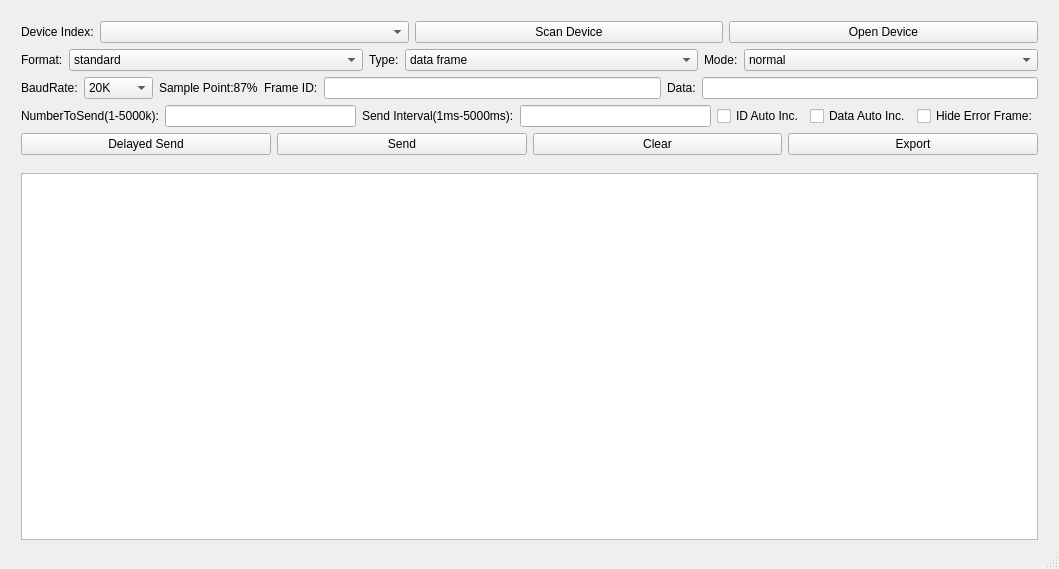
<?xml version="1.0" encoding="UTF-8"?>
<ui version="4.0">
 <class>InnoMakerMainWindow</class>
 <widget class="QMainWindow" name="InnoMakerMainWindow">
  <property name="geometry">
   <rect>
    <x>0</x>
    <y>0</y>
    <width>1059</width>
    <height>569</height>
   </rect>
  </property>
  <property name="windowTitle">
   <string>MainWindow</string>
  </property>
  <widget class="QWidget" name="centralwidget">
   <layout class="QVBoxLayout" name="verticalLayout_5">
    <item>
     <layout class="QVBoxLayout" name="verticalLayout_3">
      <item>
       <spacer name="verticalSpacer_2">
        <property name="orientation">
         <enum>Qt::Vertical</enum>
        </property>
        <property name="sizeType">
         <enum>QSizePolicy::Fixed</enum>
        </property>
        <property name="sizeHint" stdset="0">
         <size>
          <width>12</width>
          <height>12</height>
         </size>
        </property>
       </spacer>
      </item>
      <item>
       <layout class="QHBoxLayout" name="horizontalLayout_11">
        <item>
         <spacer name="horizontalSpacer">
          <property name="orientation">
           <enum>Qt::Horizontal</enum>
          </property>
          <property name="sizeType">
           <enum>QSizePolicy::Fixed</enum>
          </property>
          <property name="sizeHint" stdset="0">
           <size>
            <width>12</width>
            <height>18</height>
           </size>
          </property>
         </spacer>
        </item>
        <item>
         <layout class="QVBoxLayout" name="verticalLayout">
          <property name="sizeConstraint">
           <enum>QLayout::SetMinAndMaxSize</enum>
          </property>
          <item>
           <layout class="QHBoxLayout" name="horizontalLayout">
            <item>
             <widget class="QLabel" name="label">
              <property name="sizePolicy">
               <sizepolicy hsizetype="Fixed" vsizetype="Preferred">
                <horstretch>0</horstretch>
                <verstretch>0</verstretch>
               </sizepolicy>
              </property>
              <property name="text">
               <string>Device Index:</string>
              </property>
             </widget>
            </item>
            <item>
             <widget class="QComboBox" name="comboBox_deviceIndex"/>
            </item>
            <item>
             <widget class="QPushButton" name="pushButton_scanDevice">
              <property name="text">
               <string>Scan Device</string>
              </property>
             </widget>
            </item>
            <item>
             <widget class="QPushButton" name="pushButton_openDevice">
              <property name="text">
               <string>Open Device</string>
              </property>
             </widget>
            </item>
           </layout>
          </item>
          <item>
           <layout class="QHBoxLayout" name="horizontalLayout_2">
            <item>
             <widget class="QLabel" name="label_2">
              <property name="sizePolicy">
               <sizepolicy hsizetype="Fixed" vsizetype="Preferred">
                <horstretch>0</horstretch>
                <verstretch>0</verstretch>
               </sizepolicy>
              </property>
              <property name="text">
               <string>Format:</string>
              </property>
             </widget>
            </item>
            <item>
             <widget class="QComboBox" name="comboBox_format">
              <item>
               <property name="text">
                <string>standard</string>
               </property>
              </item>
              <item>
               <property name="text">
                <string>extended</string>
               </property>
              </item>
             </widget>
            </item>
            <item>
             <widget class="QLabel" name="label_3">
              <property name="sizePolicy">
               <sizepolicy hsizetype="Fixed" vsizetype="Preferred">
                <horstretch>0</horstretch>
                <verstretch>0</verstretch>
               </sizepolicy>
              </property>
              <property name="text">
               <string>Type:</string>
              </property>
             </widget>
            </item>
            <item>
             <widget class="QComboBox" name="comboBox_type">
              <item>
               <property name="text">
                <string>data frame</string>
               </property>
              </item>
              <item>
               <property name="text">
                <string>remote frame</string>
               </property>
              </item>
             </widget>
            </item>
            <item>
             <widget class="QLabel" name="label_4">
              <property name="sizePolicy">
               <sizepolicy hsizetype="Fixed" vsizetype="Preferred">
                <horstretch>0</horstretch>
                <verstretch>0</verstretch>
               </sizepolicy>
              </property>
              <property name="text">
               <string>Mode:</string>
              </property>
             </widget>
            </item>
            <item>
             <widget class="QComboBox" name="comboBox_mode">
              <item>
               <property name="text">
                <string>normal</string>
               </property>
              </item>
              <item>
               <property name="text">
                <string>loopback</string>
               </property>
              </item>
              <item>
               <property name="text">
                <string>listen-only</string>
               </property>
              </item>
             </widget>
            </item>
           </layout>
          </item>
          <item>
           <layout class="QHBoxLayout" name="horizontalLayout_3">
            <item>
             <widget class="QLabel" name="label_5">
              <property name="sizePolicy">
               <sizepolicy hsizetype="Fixed" vsizetype="Preferred">
                <horstretch>0</horstretch>
                <verstretch>0</verstretch>
               </sizepolicy>
              </property>
              <property name="text">
               <string>BaudRate:</string>
              </property>
             </widget>
            </item>
            <item>
             <widget class="QComboBox" name="comboBox_baudrate">
              <item>
               <property name="text">
                <string>20K</string>
               </property>
              </item>
              <item>
               <property name="text">
                <string>33.33K</string>
               </property>
              </item>
              <item>
               <property name="text">
                <string>40K</string>
               </property>
              </item>
              <item>
               <property name="text">
                <string>50K</string>
               </property>
              </item>
              <item>
               <property name="text">
                <string>66.66K</string>
               </property>
              </item>
              <item>
               <property name="text">
                <string>80K</string>
               </property>
              </item>
              <item>
               <property name="text">
                <string>83.33K</string>
               </property>
              </item>
              <item>
               <property name="text">
                <string>100K</string>
               </property>
              </item>
              <item>
               <property name="text">
                <string>125K</string>
               </property>
              </item>
              <item>
               <property name="text">
                <string>200K</string>
               </property>
              </item>
              <item>
               <property name="text">
                <string>250K</string>
               </property>
              </item>
              <item>
               <property name="text">
                <string>400K</string>
               </property>
              </item>
              <item>
               <property name="text">
                <string>500K</string>
               </property>
              </item>
              <item>
               <property name="text">
                <string>666K</string>
               </property>
              </item>
              <item>
               <property name="text">
                <string>800K</string>
               </property>
              </item>
              <item>
               <property name="text">
                <string>1000K</string>
               </property>
              </item>
             </widget>
            </item>
            <item>
             <widget class="QLabel" name="label_6">
              <property name="sizePolicy">
               <sizepolicy hsizetype="Fixed" vsizetype="Preferred">
                <horstretch>0</horstretch>
                <verstretch>0</verstretch>
               </sizepolicy>
              </property>
              <property name="text">
               <string>Sample Point:87%</string>
              </property>
             </widget>
            </item>
            <item>
             <widget class="QLabel" name="label_8">
              <property name="sizePolicy">
               <sizepolicy hsizetype="Fixed" vsizetype="Preferred">
                <horstretch>0</horstretch>
                <verstretch>0</verstretch>
               </sizepolicy>
              </property>
              <property name="text">
               <string>Frame ID:</string>
              </property>
             </widget>
            </item>
            <item>
             <widget class="QLineEdit" name="lineEdit_frameId">
              <property name="text">
               <string/>
              </property>
             </widget>
            </item>
            <item>
             <widget class="QLabel" name="label_7">
              <property name="sizePolicy">
               <sizepolicy hsizetype="Fixed" vsizetype="Preferred">
                <horstretch>0</horstretch>
                <verstretch>0</verstretch>
               </sizepolicy>
              </property>
              <property name="text">
               <string>Data:</string>
              </property>
             </widget>
            </item>
            <item>
             <widget class="QLineEdit" name="lineEdit_data"/>
            </item>
           </layout>
          </item>
          <item>
           <layout class="QHBoxLayout" name="horizontalLayout_4">
            <item>
             <widget class="QLabel" name="label_9">
              <property name="sizePolicy">
               <sizepolicy hsizetype="Fixed" vsizetype="Preferred">
                <horstretch>0</horstretch>
                <verstretch>0</verstretch>
               </sizepolicy>
              </property>
              <property name="text">
               <string>NumberToSend(1-5000k):</string>
              </property>
             </widget>
            </item>
            <item>
             <widget class="QLineEdit" name="lineEdit_numToSend">
              <property name="text">
               <string/>
              </property>
             </widget>
            </item>
            <item>
             <widget class="QLabel" name="label_10">
              <property name="sizePolicy">
               <sizepolicy hsizetype="Fixed" vsizetype="Preferred">
                <horstretch>0</horstretch>
                <verstretch>0</verstretch>
               </sizepolicy>
              </property>
              <property name="text">
               <string>Send Interval(1ms-5000ms):</string>
              </property>
             </widget>
            </item>
            <item>
             <widget class="QLineEdit" name="lineEdit_sendInterval">
              <property name="text">
               <string/>
              </property>
             </widget>
            </item>
            <item>
             <widget class="QCheckBox" name="checkBox_IDAutoInc">
              <property name="text">
               <string>ID Auto Inc.</string>
              </property>
             </widget>
            </item>
            <item>
             <widget class="QCheckBox" name="checkBox_DataAutoInc">
              <property name="text">
               <string>Data Auto Inc.</string>
              </property>
             </widget>
            </item>
            <item>
             <widget class="QCheckBox" name="checkBox_hideErrorFrame">
              <property name="text">
               <string>Hide Error Frame:</string>
              </property>
             </widget>
            </item>
           </layout>
          </item>
          <item>
           <layout class="QHBoxLayout" name="horizontalLayout_5">
            <item>
             <widget class="QPushButton" name="pushButton_delaysend">
              <property name="text">
               <string>Delayed Send</string>
              </property>
             </widget>
            </item>
            <item>
             <widget class="QPushButton" name="pushButton_send">
              <property name="text">
               <string>Send</string>
              </property>
             </widget>
            </item>
            <item>
             <widget class="QPushButton" name="pushButton_clear">
              <property name="text">
               <string>Clear</string>
              </property>
             </widget>
            </item>
            <item>
             <widget class="QPushButton" name="pushButton_export">
              <property name="text">
               <string>Export</string>
              </property>
             </widget>
            </item>
           </layout>
          </item>
         </layout>
        </item>
        <item>
         <spacer name="horizontalSpacer_2">
          <property name="orientation">
           <enum>Qt::Horizontal</enum>
          </property>
          <property name="sizeType">
           <enum>QSizePolicy::Fixed</enum>
          </property>
          <property name="sizeHint" stdset="0">
           <size>
            <width>12</width>
            <height>18</height>
           </size>
          </property>
         </spacer>
        </item>
       </layout>
      </item>
      <item>
       <spacer name="verticalSpacer">
        <property name="orientation">
         <enum>Qt::Vertical</enum>
        </property>
        <property name="sizeType">
         <enum>QSizePolicy::Fixed</enum>
        </property>
        <property name="sizeHint" stdset="0">
         <size>
          <width>12</width>
          <height>12</height>
         </size>
        </property>
       </spacer>
      </item>
     </layout>
    </item>
    <item>
     <layout class="QVBoxLayout" name="verticalLayout_4">
      <item>
       <spacer name="verticalSpacer_4">
        <property name="orientation">
         <enum>Qt::Vertical</enum>
        </property>
        <property name="sizeType">
         <enum>QSizePolicy::Fixed</enum>
        </property>
        <property name="sizeHint" stdset="0">
         <size>
          <width>0</width>
          <height>0</height>
         </size>
        </property>
       </spacer>
      </item>
      <item>
       <layout class="QHBoxLayout" name="horizontalLayout_12">
        <item>
         <spacer name="horizontalSpacer_3">
          <property name="orientation">
           <enum>Qt::Horizontal</enum>
          </property>
          <property name="sizeType">
           <enum>QSizePolicy::Fixed</enum>
          </property>
          <property name="sizeHint" stdset="0">
           <size>
            <width>12</width>
            <height>12</height>
           </size>
          </property>
         </spacer>
        </item>
        <item>
         <widget class="QTableView" name="tableView"/>
        </item>
        <item>
         <spacer name="horizontalSpacer_4">
          <property name="orientation">
           <enum>Qt::Horizontal</enum>
          </property>
          <property name="sizeType">
           <enum>QSizePolicy::Fixed</enum>
          </property>
          <property name="sizeHint" stdset="0">
           <size>
            <width>12</width>
            <height>12</height>
           </size>
          </property>
         </spacer>
        </item>
       </layout>
      </item>
      <item>
       <spacer name="verticalSpacer_3">
        <property name="orientation">
         <enum>Qt::Vertical</enum>
        </property>
        <property name="sizeType">
         <enum>QSizePolicy::Fixed</enum>
        </property>
        <property name="sizeHint" stdset="0">
         <size>
          <width>12</width>
          <height>0</height>
         </size>
        </property>
       </spacer>
      </item>
     </layout>
    </item>
   </layout>
  </widget>
  <widget class="QStatusBar" name="statusbar">
   <property name="minimumSize">
    <size>
     <width>0</width>
     <height>20</height>
    </size>
   </property>
  </widget>
 </widget>
 <resources/>
 <connections/>
</ui>
